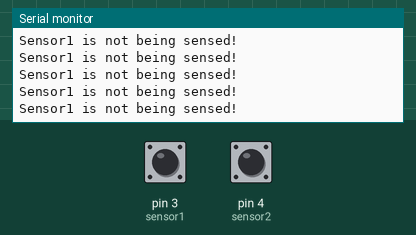
Recording of a sketch running on a simulated Arduino Uno, built with avr-gcc and run on an emulated ATmega328P. Parts: the last lines printed to the serial monitor. Inputs (shaded band) come from the test bench; at power-on: pin 3 (sensor1) LOW, pin 4 (sensor2) LOW.

Above: at 1.2 s.
1.3 s: pin 3 (sensor1) driven HIGH
At 1.31 s:
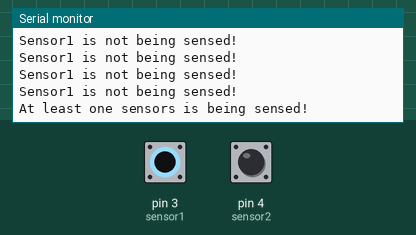
3.2 s: pin 4 (sensor2) driven HIGH
At 3.21 s:
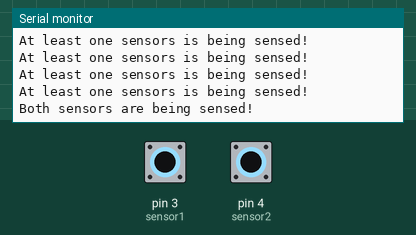

Measured:
- after the input at 1.3 s, the serial monitor: prints a new line at once (image 1)
- after the input at 3.2 s, the serial monitor: prints a new line at once (image 2)

The sketch:

BooleanOperators.ino
```cpp
int sensor1 = 3;
int sensor2 = 4;

void setup() {
  // put your setup code here, to run once:
  Serial.begin(9600);       // use the serial port

  pinMode(sensor1, INPUT);
  pinMode(sensor2, INPUT);
}

void loop() {
  if(digitalRead(sensor1) == HIGH && digitalRead(sensor2) == HIGH) {
    Serial.println("Both sensors are being sensed!");
  }
  if(digitalRead(sensor1) == HIGH || digitalRead(sensor2) == HIGH) {
    Serial.println("At least one sensors is being sensed!");
  }
  if(!(digitalRead(sensor1) == HIGH)) {
    Serial.println("Sensor1 is not being sensed!");
  }

  delay(100);
}
```
